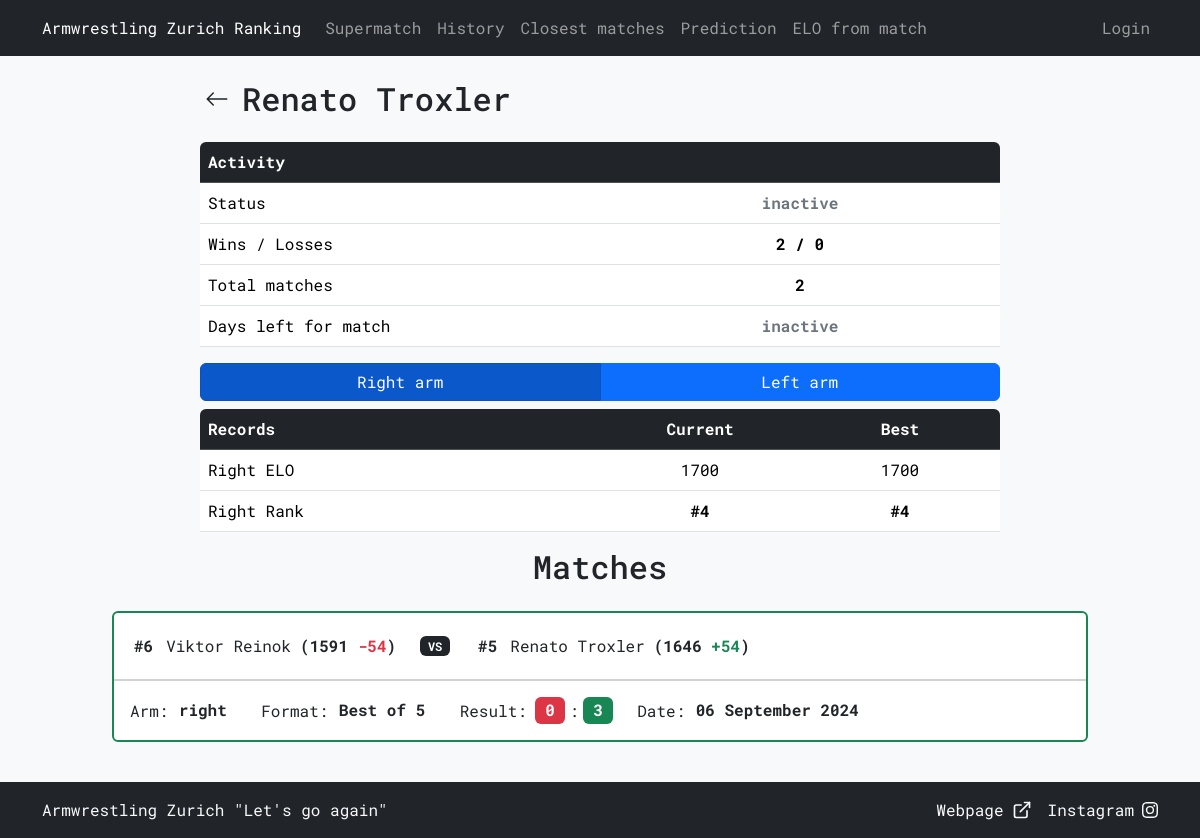
The page /view_member?id=11 on the database as committed earlier.
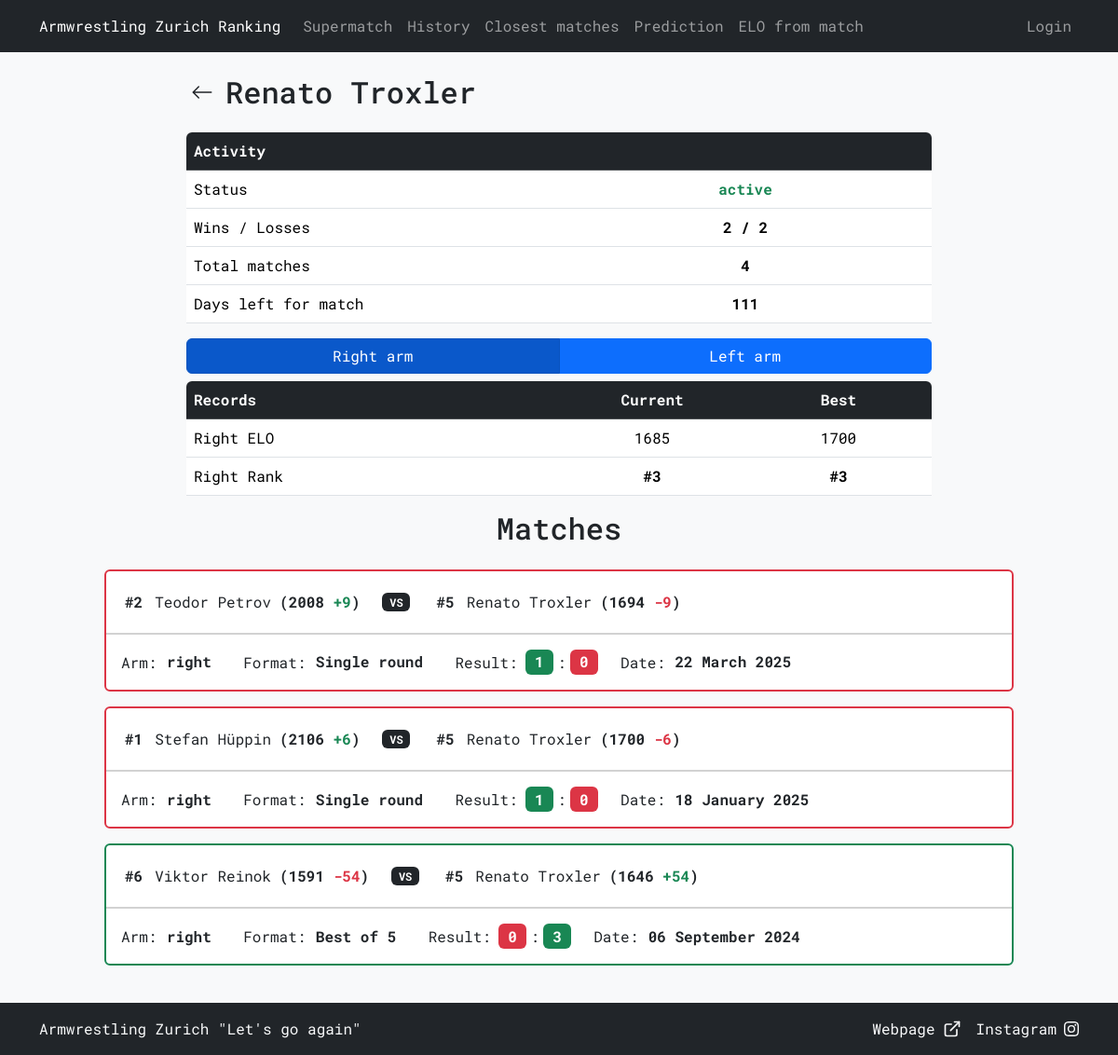
The same page on the database as committed later.
### tables this page shows
CREATE TABLE "armwrestlers" (
    id INTEGER PRIMARY KEY AUTOINCREMENT,
    name TEXT NOT NULL UNIQUE,
    right_elo INTEGER NOT NULL,
    left_elo INTEGER NOT NULL,
    right_rank INTEGER,
    left_rank INTEGER,
    added_by TEXT NOT NULL,
    active_until DATE NOT NULL,
    last_edited_by TEXT,
    FOREIGN KEY (added_by) REFERENCES users(username)
);

CREATE TABLE "history" (
    id INTEGER PRIMARY KEY AUTOINCREMENT,
    armwrestler1_id INTEGER NOT NULL,
    armwrestler2_id INTEGER NOT NULL,
    arm TEXT NOT NULL CHECK (arm IN ('right', 'left')),
    armwrestler1_rank INTEGER NOT NULL,
    armwrestler2_rank INTEGER NOT NULL,
    armwrestler1_elo INTEGER NOT NULL,
    armwrestler2_elo INTEGER NOT NULL,
    armwrestler1_score INTEGER NOT NULL,
    armwrestler2_score INTEGER NOT NULL,
    armwrestler1_elo_diff INTEGER NOT NULL,
    armwrestler2_elo_diff INTEGER NOT NULL,
    selected_format TEXT NOT NULL,
    date DATETIME DEFAULT CURRENT_TIMESTAMP,
    added_by TEXT NOT NULL,
    FOREIGN KEY (armwrestler1_id) REFERENCES armwrestlers(id),
    FOREIGN KEY (armwrestler2_id) REFERENCES armwrestlers(id),
    FOREIGN KEY (added_by) REFERENCES users(username)
);

### armelo_app.py (the view, shortened to what this page needs)
@app.route("/view_member", methods=["GET"])
def view_member():
    try:
        id = int(request.args.get('id'))
    except (ValueError, IndexError):
        raise NotFound()
    arm = request.args.get('arm', 'right')
    name_result = db_execute('SELECT name FROM armwrestlers WHERE id = ?', id)
    if not name_result:
        raise NotFound()
    name = name_result[0][0]
    query = '''
        SELECT
            CASE WHEN a.active_until >= DATE('now') THEN 'active' ELSE 'inactive' END AS current_status,
            a.right_elo, a.left_elo, a.right_rank, a.left_rank,
            a.active_until
        FROM armwrestlers a
        WHERE a.id = ?
    '''
    current_status, current_right_elo, current_left_elo, current_right_rank, current_left_rank, active_until = db_execute(query, id)[0]
    wins, losses = 0, 0
    active_until_date = datetime.strptime(active_until, '%Y-%m-%d')
    days_left = (active_until_date - datetime.today()).days + 1
    days_left = days_left if days_left >= 0 else "inactive"
    history = db_execute('''
        SELECT a1.id AS armwrestler1_id, a1.name AS armwrestler1_name, a2.id AS armwrestler2_id, a2.name AS armwrestler2_name, h.arm,
               h.armwrestler1_rank, h.armwrestler2_rank, h.armwrestler1_elo, h.armwrestler2_elo,
               h.armwrestler1_score, h.armwrestler2_score, h.armwrestler1_elo_diff, h.armwrestler2_elo_diff,
               h.selected_format, h.date
        FROM history h
        JOIN armwrestlers a1 ON h.armwrestler1_id = a1.id
        JOIN armwrestlers a2 ON h.armwrestler2_id = a2.id
        WHERE h.armwrestler1_id = ? OR h.armwrestler2_id = ?
        ORDER BY h.id DESC
    ''', id, id)
    selected_arm_history = []
    if history:
        best_right_elo = current_right_elo
        best_left_elo = current_left_elo
        best_right_rank = current_right_rank
        best_left_rank = current_left_rank
        wins_losses = []
        for record in history:
            is_armwrestler1 = record[0] == id
            match_arm = record[4]
            elo = record[7] if is_armwrestler1 else record[8]
            rank = record[5] if is_armwrestler1 else record[6]
            if (is_armwrestler1 and record[9] > record[10]) or (not is_armwrestler1 and record[9] < record[10]):
                wins += 1
                if match_arm == arm:
                    wins_losses.append("win")
            elif (is_armwrestler1 and record[9] < record[10]) or (not is_armwrestler1 and record[9] > record[10]):
                losses += 1
                if match_arm == arm:
                    wins_losses.append("loss")
            else:
                if match_arm == arm:
                    wins_losses.append("draw")
            if match_arm == 'right':
                best_right_elo = max(best_right_elo, elo)
                best_right_rank = min(best_right_rank, rank) if best_right_rank is not None else rank
                if arm == 'right':
                    selected_arm_history.append(record)
            elif match_arm == 'left':
                best_left_elo = max(best_left_elo, elo)
                best_left_rank = min(best_left_rank, rank) if best_left_rank is not None else rank
                if arm == 'left':
                    selected_arm_history.append(record)
        formatted_data = get_matches_formatted_data(selected_arm_history)
        total_matches = len(history)
    badges_for_arm = db_execute('''
        SELECT badges.name, badges.color
        FROM armwrestler_badges
        JOIN badges ON armwrestler_badges.badge_id = badges.id
        WHERE armwrestler_badges.armwrestler_id = ? AND armwrestler_badges.arm = ?
    ''', id, arm)
    template_data = {
        'id': id,
        'name': name,
        'current_right_elo': current_right_elo, 'current_left_elo': current_left_elo,
        'current_right_rank': current_right_rank, 'current_left_rank': current_left_rank,
        'best_right_elo': best_right_elo, 'best_left_elo': best_left_elo,
        'best_right_rank': best_right_rank, 'best_left_rank': best_left_rank,
        'current_status': current_status,
        'matches': selected_arm_history, 'formatted_data': formatted_data,
        'wins': wins, 'losses': losses, 'total_matches': total_matches,
        'days_left': days_left, 'wins_losses': wins_losses,
        'arm': arm,
        'badges_for_arm': badges_for_arm
    }
    if request.headers.get('HX-Request'):
        return render_template('view_member_partial.html', **template_data)
    return render_template('view_member.html', **template_data)

### templates/view_member.html (shortened to what this page needs)
{% extends "layout.html" %}
{% block content %}
<div class="mx-auto" style="max-width: 800px;">
    <div class="mb-4">
        <div class="row p-auto m-auto">
            <div class="col-auto p-0 d-flex align-items-center">
                <form action="{{ url_for('ranking') }}" method="GET">
                    <button type="submit" class="btn btn-generic px-1 py-1 d-flex align-items-center">
                        <svg xmlns="http://www.w3.org/2000/svg" width="24" height="24" fill="currentColor" class="bi bi-arrow-left" viewBox="0 0 16 16">
                            <path fill-rule="evenodd" d="M15 8a.5.5 0 0 0-.5-.5H2.707l3.147-3.146a.5.5 0 1 0-.708-.708l-4 4a.5.5 0 0 0 0 .708l4 4a.5.5 0 0 0 .708-.708L2.707 8.5H14.5A.5.5 0 0 0 15 8"/>
                        </svg>
                    </button>
                </form>
            </div>
            <div class="col d-flex align-items-center px-2">
                <h2 class="mb-0">{{ name }}</h2>
            </div>
        </div>
    </div>
    <div class="table-responsive rounded">
        <table class="table">
            <thead class="table-dark">
                <tr>
                    <th colspan="2" class="align-middle">Activity</th>
                </tr>
            </thead>
            <tbody>
                <tr>
                    <td class="w-50 align-middle">Status</td>
                    <td class="text-center align-middle">
                        <span class="{% if current_status == 'active' %}text-success{% else %}text-secondary{% endif %}">
                            <strong>{{ current_status }}</strong>
                        </span>
                    </td>
                </tr>
                <tr>
                    <td class="w-50 align-middle">Wins / Losses</td>
                    <td class="text-center align-middle">
                        <strong>{{ wins }} / {{ losses }}</strong>
                    </td>
                </tr>
                <tr>
                    <td class="w-50 align-middle">Total matches</td>
                    <td class="text-center align-middle">
                        <strong>{{ total_matches }}</strong>
                    </td>
                </tr>
                <tr>
                    <td class="w-50 align-middle">Days left for match</td>
                    <td class="text-center align-middle {% if days_left == 'inactive' %}text-secondary{% endif %}">
                        <strong>{{ days_left }}</strong>
                    </td>
                </tr>
            </tbody>
        </table>
    </div>
</div>
<div id="arm_info">
    {% include 'view_member_partial.html' %}
</div>
{% endblock %}

### templates/view_member_partial.html (shortened to what this page needs)
<div class="mx-auto" style="max-width: 800px;">
    <div class="btn-group btn-group-toggle mb-2 w-100" data-toggle="buttons">
        <a href="{{ url_for('view_member', arm='right', id=id) }}"
            class="btn btn-primary w-50 {{ 'active' if arm == 'right' else '' }}"
            role="button"
            hx-get="{{ url_for('view_member', id=id, arm='right') }}"
            hx-target="#arm_info"
            hx-swap="innerHTML"
            aria-pressed="{{ 'true' if arm == 'right' else 'false' }}">Right arm</a>
        <a href="{{ url_for('view_member', arm='left', id=id) }}"
            class="btn btn-primary w-50 {{ 'active' if arm == 'left' else '' }}"
            role="button"
            hx-get="{{ url_for('view_member', id=id, arm='left') }}"
            hx-target="#arm_info"
            hx-swap="innerHTML"
            aria-pressed="{{ 'true' if arm == 'left' else 'false' }}">Left arm</a>
    </div>
    <div class="table-responsive rounded">
        <table class="table">
            <thead class="table-dark">
                <tr>
                    <th class="w-50 align-middle">Records</th>
                    <th class="text-center w-25 align-middle">Current</th>
                    <th class="text-center w-25 align-middle">Best</th>
                </tr>
            </thead>
            <tbody>
                {% if arm == 'right' %}
                <tr>
                    <td class="align-middle">Right ELO</td>
                    <td class="text-center align-middle">{{ current_right_elo }}</td>
                    <td class="text-center align-middle">{{ best_right_elo }}</td>
                </tr>
                <tr>
                    <td class="align-middle">Right Rank</td>
                    <td class="text-center align-middle">
                        <strong>{% if current_right_rank %}#{% endif %}{{ current_right_rank }}</strong>
                    </td>
                    <td class="text-center align-middle">
                        <strong>{% if best_right_rank %}#{% endif %}{{ best_right_rank }}</strong>
                    </td>
                </tr>
                {% endif %}
            </tbody>
        </table>
    </div>
</div>
<div class="col-auto text-center mb-4">
    <h2>Matches</h2>
</div>
{% if matches %}
{% include 'matches_partial.html' %}
{% else %}
<div class="alert alert-secondary">
    The armwrestler has not had any matches on the <strong>{{ arm }}</strong> arm.
</div>
{% endif%}

### templates/matches_partial.html (shortened to what this page needs)
{% for match in matches %}
<div class="col-12 mb-3">
    {% if wins_losses %}
        {% if wins_losses[loop.index - 1] == 'win' %}
            <div class="card border-success card-wider-border">
        {% elif wins_losses[loop.index - 1] == 'loss' %}
            <div class="card border-danger card-wider-border">
        {% else %}
            <div class="card card-wider-border">
        {% endif %}
    {% else %}
        <div class="card">
    {% endif %}
            <div class="card-header bg-transparent">
                <div class="row mt-2">
                    <div class="col-12 col-lg-auto mb-2 d-flex justify-content-center">
                        <div class="d-flex align-items-center gap-0 align-middle">
                            {% if match[5] %}
                            <strong class="align-middle p-1">#{{ match[5] }}</strong>
                            {% endif %}
                            <a href="{{ url_for('view_member', id=match[0]) }}" class="btn btn-generic text-start px-2 py-1 m-0 text-nowrap">
                            {{ match[1] }}
                            </a>
                            <strong class="text-nowrap align-middle">({{ match[7] }} <span class="{{ formatted_data[loop.index - 1][2] }}">{{ formatted_data[loop.index - 1][4] }}</span>)</strong>
                        </div>
                    </div>
                    <div class="col-12 col-lg-auto text-center mb-2 d-flex align-items-center justify-content-center">
                        <span class="badge bg-dark">VS</span>
                    </div>
                    <div class="col-12 col-lg-auto mb-2 d-flex justify-content-center">
                        <div class="d-flex align-items-center gap-0 align-middle">
                            {% if match[6] %}
                            <strong class="align-middle p-1">#{{ match[6] }}</strong>
                            {% endif %}
                            <a href="{{ url_for('view_member', id=match[2]) }}" class="btn btn-generic text-start px-2 py-1 m-0 text-nowrap">
                                {{ match[3] }}
                            </a>
                            <strong class="text-nowrap align-middle">({{ match[8] }} <span class="{{ formatted_data[loop.index - 1][3] }}">{{ formatted_data[loop.index - 1][5] }}</span>)</strong>
                        </div>
                    </div>
                </div>
            </div>
            <div class="card-body">
                <div class="card-text">
                    <div class="row justify-content-start">
                        <div class="col-12 col-lg-auto mb-2 mb-lg-0 text-start">
                            Arm:<span class="fs-6 mx-0 badge text-dark">{{ match[4] }}</span>
                        </div>
                        <div class="col-12 col-lg-auto mb-2 mb-lg-0 text-start">
                            Format:<span class="fs-6 mx-0 badge text-dark">{{ match[13] }}</span>
                        </div>
                        <div class="col-12 col-lg-auto mb-2 mb-lg-0 text-start">
                            Result:<span class="fs-6 ms-2 me-1 badge {{ formatted_data[loop.index - 1][0] }}">{{ match[9] }}</span>:<span class="fs-6 ms-1 me-0 badge {{ formatted_data[loop.index - 1][1] }}">{{ match[10] }}</span>
                        </div>
                        <div class="col-12 col-lg-auto mb-0 mb-lg-0 text-start">
                            Date:<span class="fs-6 mx-0 badge text-dark">{{ formatted_data[loop.index - 1][6] }}</span>
                        </div>
                    </div>
                </div>
            </div>
        </div>
</div>
{% endfor %}

Rows that differ between the two databases and show on the page:
changed armwrestlers "Renato Troxler": right_elo "1700" → "1685"
added history: armwrestler2_elo "1700", armwrestler1_rank "1", name "Stefan Hüppin", armwrestler1_elo "2106", index "+6", armwrestler2_rank "5", name "Renato Troxler", armwrestler2_elo_diff "-6", arm "right", selected_format "Single round", armwrestler1_score "1", armwrestler2_score "0", date "18 January 2025"
added history: armwrestler1_rank "2", name "Teodor Petrov", armwrestler1_elo "2008", index "+9", armwrestler2_rank "5", name "Renato Troxler", armwrestler2_elo "1694", armwrestler2_elo_diff "-9", arm "right", selected_format "Single round", armwrestler1_score "1", armwrestler2_score "0", date "22 March 2025"
Other text that changed with them:
{{ current_status }}: "inactive" → "active"
{{ losses }}: "0" → "2"
{{ total_matches }}: "2" → "4"
{{ days_left }}: "inactive" → "111"
{{ current_right_rank }}: "4" → "3"
{{ best_right_rank }}: "4" → "3"
